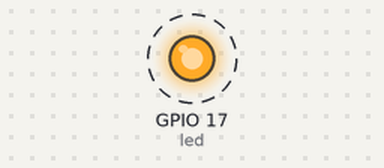
A program run on a simulated Raspberry Pi (BCM pin numbers). On the bench: output pins drawn as LEDs (lit = HIGH). Dashed ring = blinking.

Above: at 0.5 s.
Timing chart, 0 to 4.6 s (numbered marks = the images above):
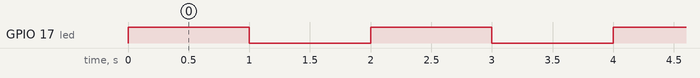

Measured:
- by itself, GPIO 17 (led): alternates HIGH for 1.0 s and LOW for 1.0 s

The program:

led_gpiozero.py
```python
"""
File: led_gpiozero.py
Blinking an LED using GPIOZero.
Dependencies:
  pip install gpiozero pigpio
Built and tested with Python 3.9 on Raspberry Pi 2 Model B
"""
from gpiozero import Device, LED                                                  # (1)
from gpiozero.pins.pigpio import PiGPIOFactory                                    # (2)
from time import sleep

Device.pin_factory = PiGPIOFactory() #Set gpiozero to use pigpio by default.      # (3)

GPIO_PIN = 17
led = LED(GPIO_PIN)                                                               # (4)
led.blink(background=False)                                                       # (5)
```
